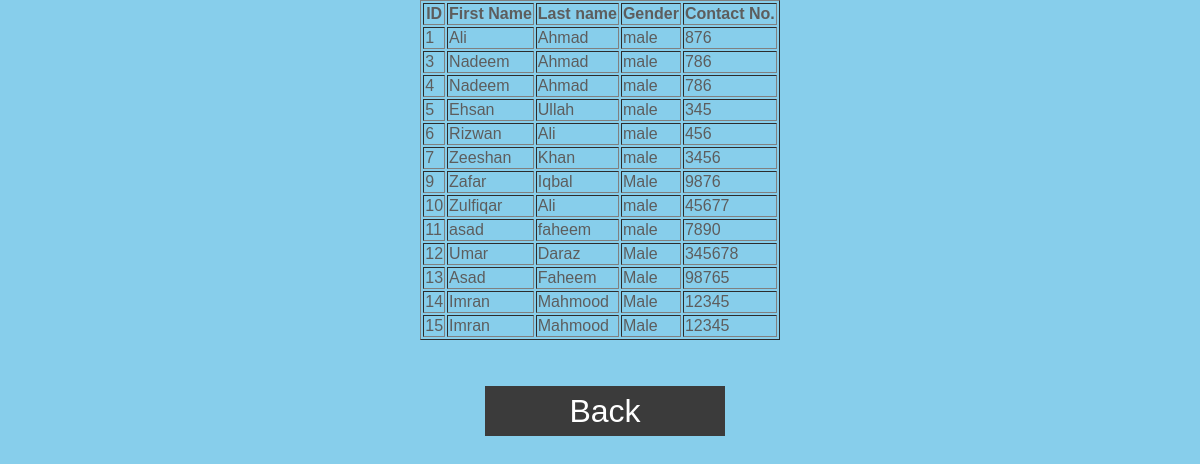
Screenshot of /srchcontact.php with the database file from the repository.
### tables this page shows
CREATE TABLE `contactinfo` (
  `ID` int(4) NOT NULL,
  `firstname` varchar(20) NOT NULL,
  `lastname` varchar(15) NOT NULL,
  `gender` varchar(7) NOT NULL,
  `contact` int(15) NOT NULL
);

### srchcontact.php (the view, shortened to what this page needs)
<?php
require_once 'dbconnect.php';
?>
<html>
<head>
<link rel="stylesheet" type="text/css" href="style.css" title="style" />
</head>
<?php
include 'dbconnect.php';
$sql="SELECT * from contactinfo";
$result = mysqli_query($conn, $sql);
echo "<table border='1' align='center'>
<tr><th>ID</th><th>First Name</th><th>Last name</th><th>Gender</th><th>Contact No.</th></tr>";
while ($row=mysqli_fetch_array($result))
{
	echo "<tr>";
	echo "<td>" .$row['ID']. "</td>";
	echo "<td>" .$row['firstname']. "</td>";
	echo "<td>" .$row['lastname']. "</td>";
	echo "<td>" .$row['gender']. "</td>";
	echo "<td>" .$row['contact']. "</td>";
	echo "</tr>";
}
echo "</table>";
?>
<body align="center">
<form action="index.php" method="post"><br><br>
<input class="submit" type="submit" name="" Value="Back"></form>
</body>
</html>

### style.css (style rules this page uses)
body { font-family: "lucida sans", arial, sans-serif; padding: 0px; margin: 0px; font-size: 1em; background: skyblue; color: #5D5D5D; }
.submit { font: 200% arial; border: 0; width: 20%; margin: 10px 0 0 10px; height: 50px; padding: 5px 0 5px 0; cursor: pointer; background: #3B3B3B; color: #FFF; }

### rows the page displays
contactinfo: ID "1", firstname "Ali", lastname "Ahmad", gender "male", contact "876"
contactinfo: ID "3", firstname "Nadeem", lastname "Ahmad", gender "male", contact "786"
contactinfo: ID "4", firstname "Nadeem", lastname "Ahmad", gender "male", contact "786"
contactinfo: ID "5", firstname "Ehsan", lastname "Ullah", gender "male", contact "345"
contactinfo: ID "6", firstname "Rizwan", lastname "Ali", gender "male", contact "456"
contactinfo: ID "7", firstname "Zeeshan", lastname "Khan", gender "male", contact "3456"
contactinfo: ID "9", firstname "Zafar", lastname "Iqbal", gender "Male", contact "9876"
contactinfo: ID "10", firstname "Zulfiqar", lastname "Ali", gender "male", contact "45677"
contactinfo: ID "11", firstname "asad", lastname "faheem", gender "male", contact "7890"
contactinfo: ID "12", firstname "Umar", lastname "Daraz", gender "Male", contact "345678"
contactinfo: ID "13", firstname "Asad", lastname "Faheem", gender "Male", contact "98765"
contactinfo: ID "14", firstname "Imran", lastname "Mahmood", gender "Male", contact "12345"
contactinfo: ID "15", firstname "Imran", lastname "Mahmood", gender "Male", contact "12345"
